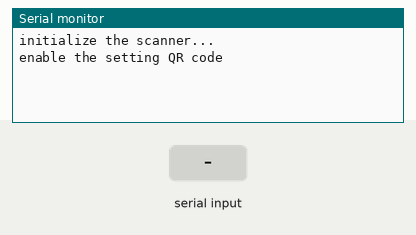
Bench run of a sketch on a simulated Arduino Uno, built with avr-gcc and run on an emulated ATmega328P. On the bench: the last lines printed to the serial monitor. Inputs (shaded band) come from the test bench.

Above: at 13.2 s.
13.3 s: "1" received over the second serial link
At 13.6 s:
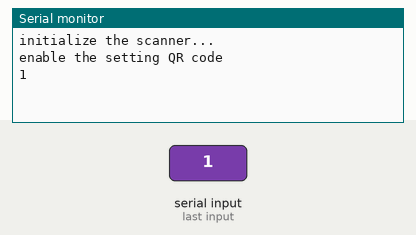
14.8 s: "0" received over the second serial link
At 16.0 s:
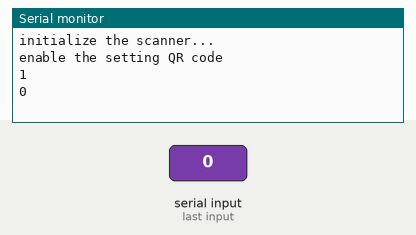
16.3 s: "2" received over the second serial link
At 17.1 s:
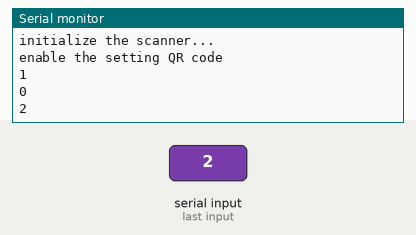

The sketch:

barcode_scanner.ino
```cpp
#include <SoftwareSerial.h>
#include "GM65_scanner.h"
SoftwareSerial mySerial(10, 11); // RX, TX

GM65_scanner scanner(&mySerial);


void setup() {

  Serial.begin(115200);

  mySerial.begin(9600);
  Serial.println("initialize the scanner...");
  scanner.init();
  Serial.println("enable the setting QR code");
  scanner.enable_setting_code();

}


void loop() {
  String str = "";
  str = scanner.get_info();
  if (str.length() > 0) {
    Serial.println(str);
  }
}
```

Measured:
- after the input at 13.3 s, the serial monitor: prints a new line at once (image 1)
- after the input at 14.8 s, the serial monitor: prints a new line at once (image 2)
- after the input at 16.3 s, the serial monitor: prints a new line at once (image 3)
